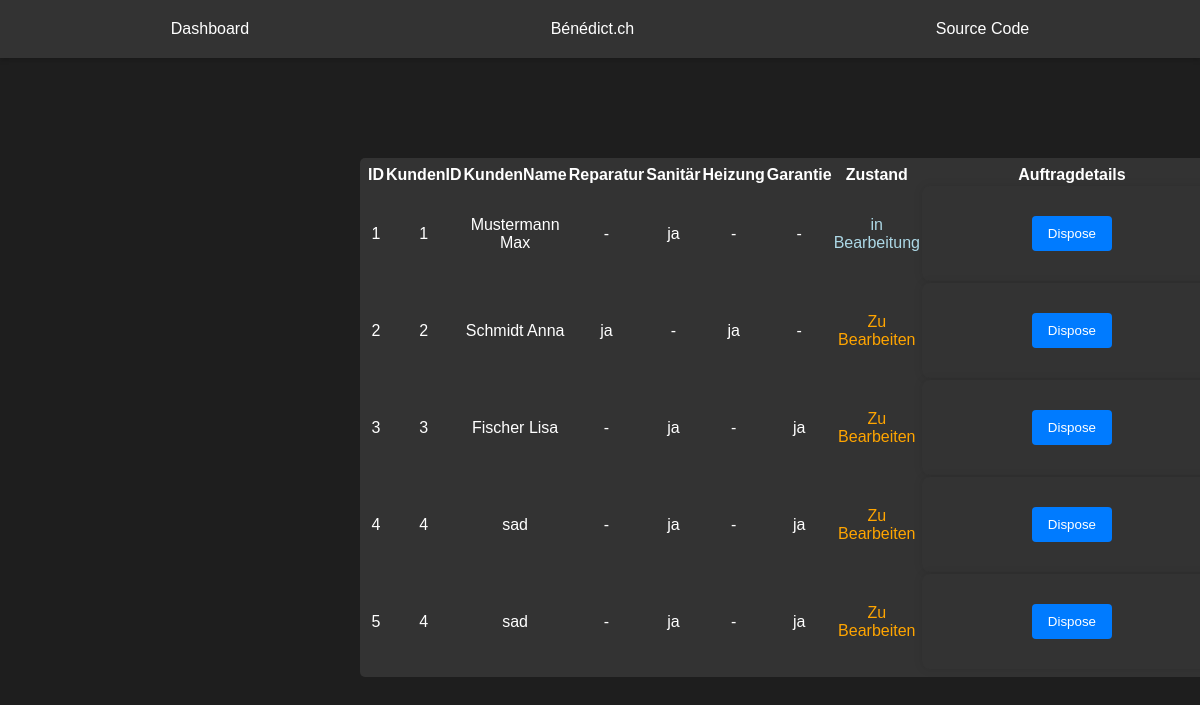
The app's page /disposeOrders.php, older data.
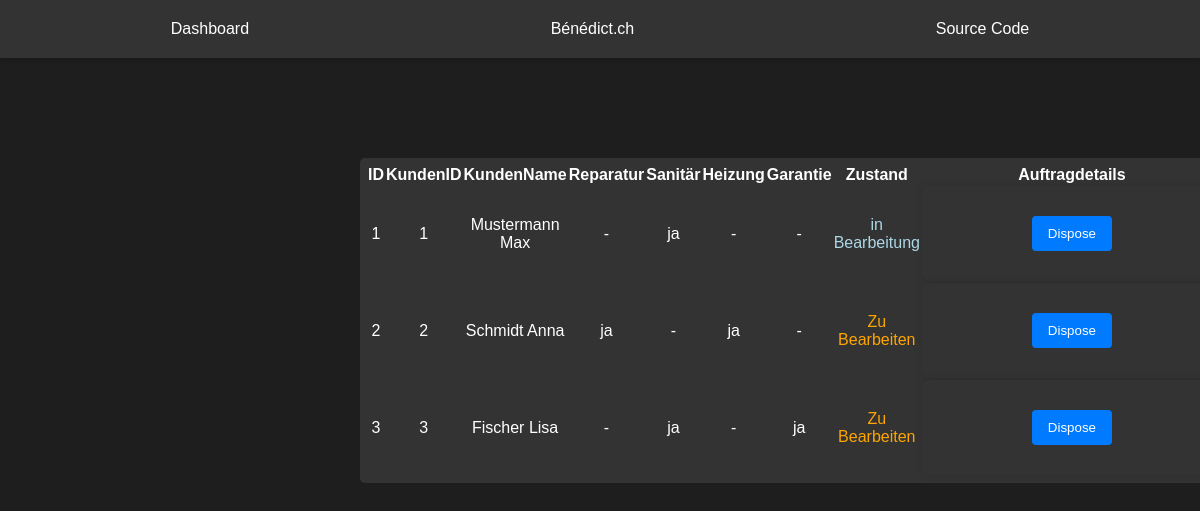
The same page, newer data.
### tables this page shows
CREATE TABLE Orders (
            orderID INTEGER PRIMARY KEY AUTOINCREMENT,
            kundenID INTEGER NOT NULL, /* Problem: need to manually type ID because AUTOINCREMENT cant be used rn. */
            kundenName TEXT NOT NULL,
            objAdresse TEXT NOT NULL,
            objOrt TEXT NOT NULL,
            objPLZ INTEGER NOT NULL,
            rechID INTEGER NOT NULL,
            orderDate TEXT NOT NULL,
            orderTime TEXT NOT NULL,
            reparatur BOOLEAN DEFAULT 0,
            sanitaer BOOLEAN DEFAULT 0,
            heizung BOOLEAN DEFAULT 0,
            garantie BOOLEAN DEFAULT 0,
            bemerkung TEXT,
            terminwunsch TEXT,
            zustand TEXT CHECK(zustand IN ('COMPLETED', 'INPROGRESS', 'TODO')),
            arbeiterID INTEGER,
            completed BOOLEAN DEFAULT 0,
            completedDate TEXT NOT NULL,
            verrechnet BOOLEAN DEFAULT 0,
            FOREIGN KEY (kundenID) REFERENCES Kunden(id),
            FOREIGN KEY (rechID) REFERENCES Rechnung(id),
            FOREIGN KEY (arbeiterID) REFERENCES Users(id)
        );

### disposeOrders.php (the view, shortened to what this page needs)
<?php
include 'header.php';
include 'db/conn.php';
?>
<!DOCTYPE html>
<html lang="en">
    <head>
        <link rel="stylesheet" href="style/style.css">
    </head>
    <table class="oTable" border="0" cellspacing="2" cellpadding="2">
        <tr class="tableT">
            <td>ID</td>
            <td>KundenID</td>
            <td>KundenName</td>
            <td>Reparatur</td>
            <td>Sanitär</td>
            <td>Heizung</td>
            <td>Garantie</td>
            <td>Zustand</td>
            <td>Auftragdetails</td>
        </tr>
    <body>
        <?php
        $query = "SELECT * FROM Orders";
        $stmt = $pdo->prepare($query);
        $stmt->execute();
        while ($row = $stmt->fetch(PDO::FETCH_ASSOC)) {
            $orderID = $row["orderID"];
            $kundenID = $row["kundenID"];
            $kundenName = $row["kundenName"];
            $reparatur = "-";
            $sanitaer = "-";
            $heizung = "-";
            $garantie = "-";
            if ($row["reparatur"] == '1') {
                $reparatur = "ja";
            }
            if ($row["sanitaer"] == '1') {
                $sanitaer = "ja";
            }
            if ($row["heizung"] == '1') {
                $heizung = "ja";
            }
            if ($row["garantie"] == '1') {
                $garantie = "ja";
            }
            if($row["zustand"] == "INPROGRESS"){$color = "lightblue"; $zustand = "in Bearbeitung";}
                else if($row["zustand"] == "TODO"){$color = "orange"; $zustand = "Zu Bearbeiten";}
                else if($row["zustand"] == "COMPLETED"){$color = "green"; $zustand = "Abgeschlossen";}
            echo '<tr>
            <td>'.$orderID.'</td>
            <td>'.$kundenID.'</td>
            <td>'.$kundenName.'</td>
            <td>'.$reparatur.'</td>
            <td>'.$sanitaer.'</td>
            <td>'.$heizung.'</td>
            <td>'.$garantie.'</td>
            <td style="color: '.$color.';">'.$zustand.'</td>
            <td><form><input type="hidden" name="data_id" value="'.$orderID.'"><button type="submit" name="action" class="detail-btn">Dispose</button></form></td>
            </tr>';
        }
        echo '</table>';
        ?>
    </body>
</html>

### header.php
<link rel="stylesheet" href="style/header.css">
<header>
    <nav>
        <ul>
        <li><a href="user.php">Dashboard</a></li>
        <li><a href="https://benedict.ch">Bénédict.ch</a></li>
        <li><a href="https://github.com/marcel7ag/m295projekt">Source Code</a></li>
    </ul>
</header>

### style/header.css (style rules this page uses)
* { margin: 0; padding: 0; box-sizing: border-box; }
nav { background-color: #333; color: #fff; padding: 20px; display: flex; justify-content: space-around; align-items: center; box-shadow: 0px 2px 5px rgba(0, 0, 0, 0.2); margin-bottom: 100px; }
nav ul { list-style-type: none; display: flex; justify-content: space-around; align-items: center; width: 100%; }
nav ul li a { color: #fff; text-decoration: none; padding: 10px; transition: background-color 0.3s ease; }

### style/style.css (style rules this page uses)
body { font-family: Arial, sans-serif; background-color: #1e1e1e; color: #fff; margin: 0; padding: 0; }
form { width: 300px; margin: 0 auto; padding: 20px; background-color: #333; border-radius: 8px; box-shadow: 0px 0px 10px 0px rgba(0,0,0,0.1); }
input[type="submit"], button { width: 100%; padding: 10px; margin: 10px 0; border-radius: 4px; border: none; background-color: #007BFF; color: #fff; cursor: pointer; }
.oTable { width: fit-content; display: table; text-align: center; justify-content: space-around; background-color: #333; border-radius: 5px; margin-left: 30%; margin-right: 30%; padding: 6px; }
.oTable tr:first-child { font-weight: bold; }
.detail-btn { align-items: center; width: 80px; }

Row changes from the older to the newer data that the page shows:
removed orders: orderID "4", kundenID "4", kundenName "sad", reparatur "-", sanitaer "ja", heizung "-", garantie "ja", zustand "Zu Bearbeiten"
removed orders: orderID "5", kundenID "4", kundenName "sad", reparatur "-", sanitaer "ja", heizung "-", garantie "ja", zustand "Zu Bearbeiten"
